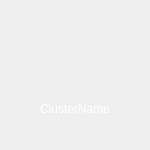
<?xml version="1.0" encoding="UTF-8"?>
<ui version="4.0">
 <class>ClusterTile</class>
 <widget class="QWidget" name="ClusterTile">
  <property name="geometry">
   <rect>
    <x>0</x>
    <y>0</y>
    <width>150</width>
    <height>150</height>
   </rect>
  </property>
  <property name="minimumSize">
   <size>
    <width>150</width>
    <height>150</height>
   </size>
  </property>
  <property name="maximumSize">
   <size>
    <width>150</width>
    <height>150</height>
   </size>
  </property>
  <property name="cursor">
   <cursorShape>PointingHandCursor</cursorShape>
  </property>
  <property name="windowTitle">
   <string>Form</string>
  </property>
  <property name="styleSheet">
   <string notr="true"/>
  </property>
  <layout class="QHBoxLayout" name="horizontalLayout">
   <property name="spacing">
    <number>0</number>
   </property>
   <property name="leftMargin">
    <number>0</number>
   </property>
   <property name="topMargin">
    <number>0</number>
   </property>
   <property name="rightMargin">
    <number>0</number>
   </property>
   <property name="bottomMargin">
    <number>0</number>
   </property>
   <item>
    <widget class="QFrame" name="frame">
     <property name="minimumSize">
      <size>
       <width>150</width>
       <height>150</height>
      </size>
     </property>
     <property name="maximumSize">
      <size>
       <width>150</width>
       <height>150</height>
      </size>
     </property>
     <property name="styleSheet">
      <string notr="true">
QFrame
{
	color: rgb(255, 255, 255);
    background-color:rgba(0,0,0,0);
}

QFrame:hover
{
	background-color: rgb(28, 28, 28);
}

</string>
     </property>
     <property name="frameShape">
      <enum>QFrame::StyledPanel</enum>
     </property>
     <property name="frameShadow">
      <enum>QFrame::Raised</enum>
     </property>
     <layout class="QVBoxLayout" name="verticalLayout">
      <item>
       <widget class="QLabel" name="label">
        <property name="styleSheet">
         <string notr="true"/>
        </property>
        <property name="text">
         <string/>
        </property>
        <property name="pixmap">
         <pixmap resource="../resources/resources.qrc">:/icons/icons/folder-icon.png</pixmap>
        </property>
        <property name="alignment">
         <set>Qt::AlignCenter</set>
        </property>
       </widget>
      </item>
      <item>
       <widget class="QLabel" name="clusterName">
        <property name="styleSheet">
         <string notr="true"/>
        </property>
        <property name="text">
         <string>ClusterName</string>
        </property>
        <property name="alignment">
         <set>Qt::AlignCenter</set>
        </property>
       </widget>
      </item>
     </layout>
    </widget>
   </item>
  </layout>
 </widget>
 <resources>
  <include location="../resources/resources.qrc"/>
 </resources>
 <connections/>
</ui>
